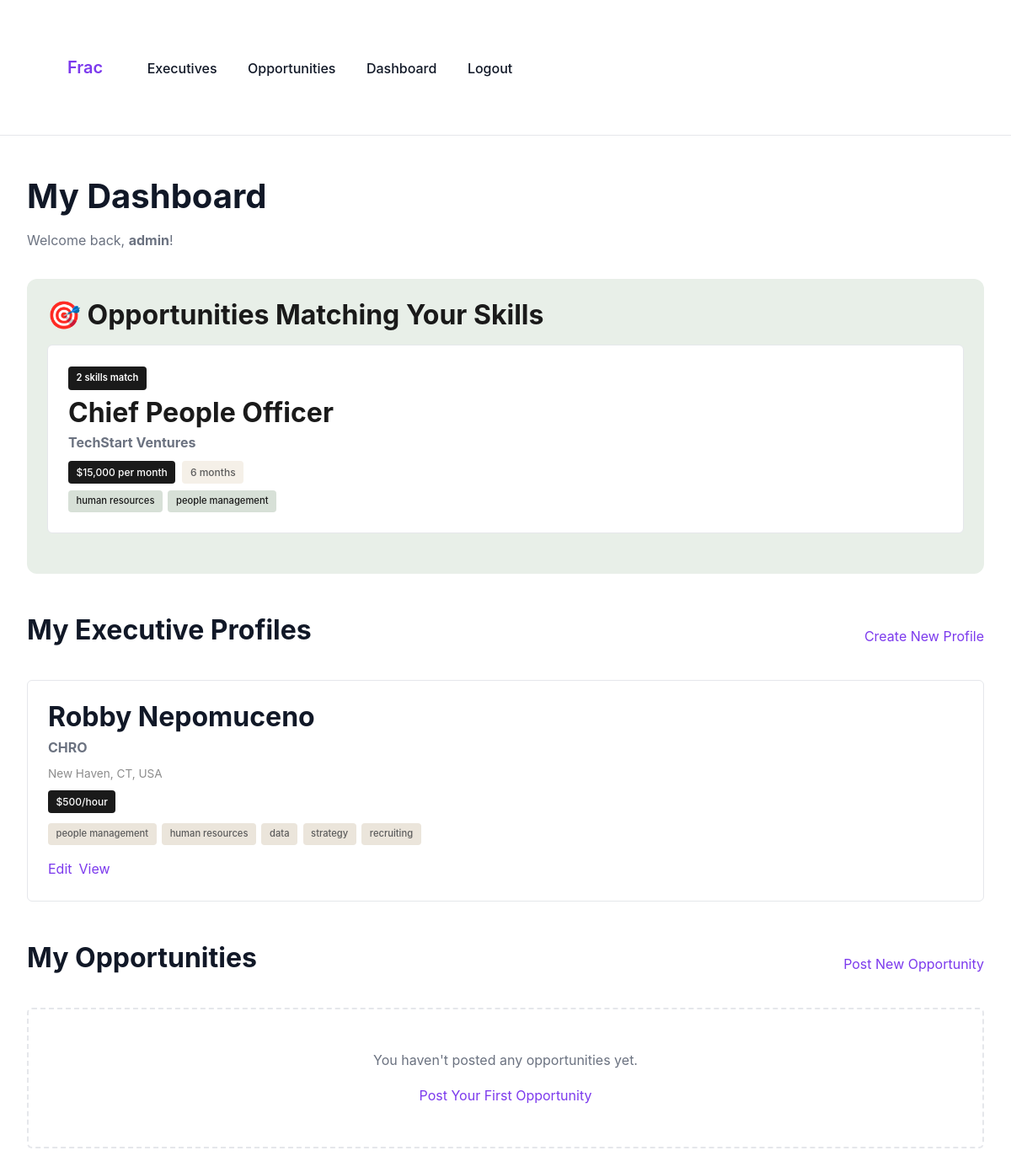
Screenshot of /dashboard/ (signed in) with the database file from the repository.
### classifieds/models.py (models this page shows, shortened)
class Opportunity(models.Model):
    BUDGET_PERIOD_CHOICES = [
        ('hour', 'per hour'),
        ('day', 'per day'),
        ('week', 'per week'),
        ('month', 'per month'),
    ]
    DURATION_PERIOD_CHOICES = [
        ('days', 'days'),
        ('weeks', 'weeks'),
        ('months', 'months'),
    ]
    title = models.CharField(max_length=160)
    company = models.CharField(max_length=160)
    description = models.TextField()
    budget_amount = models.PositiveIntegerField(
        null=True,
        blank=True,
        help_text="Budget amount in USD"
    )
    budget_period = models.CharField(
        max_length=20,
        choices=BUDGET_PERIOD_CHOICES,
        default='month',
        blank=True
    )
    duration_amount = models.PositiveIntegerField(
        null=True,
        blank=True,
        help_text="Expected duration"
    )
    duration_period = models.CharField(
        max_length=20,
        choices=DURATION_PERIOD_CHOICES,
        default='months',
        blank=True
    )
    contact_email = models.EmailField()
    created_at = models.DateTimeField(auto_now_add=True)
    is_active = models.BooleanField(default=True)
    owner = models.ForeignKey(
        settings.AUTH_USER_MODEL,
        null=True,
        blank=True,
        on_delete=models.SET_NULL,
        related_name="opportunities"
    )
    required_skills_tags = models.CharField(
        max_length=500,
        blank=True,
        help_text="Comma-separated required skills (e.g., finance, strategy, fundraising)"
    )
    class Meta:
        verbose_name_plural = "Opportunities"
    @property
    def budget_display(self):
        if self.budget_amount:
            period_display = dict(self.BUDGET_PERIOD_CHOICES).get(self.budget_period, self.budget_period)
            return f"${self.budget_amount:,} {period_display}"
        return None
    @property
    def duration_display(self):
        if self.duration_amount:
            return f"{self.duration_amount} {self.duration_period}"
        return None

class ExecutiveProfile(models.Model):
    name = models.CharField(max_length=120)
    title = models.CharField(max_length=160)
    bio = models.TextField(blank=True)
    location = models.CharField(
        max_length=100,
        blank=True,
        help_text="City, State/Region (e.g., San Francisco, CA)"
    )
    hourly_rate = models.PositiveIntegerField(
        null=True,
        blank=True,
        help_text="Your hourly rate in USD"
    )
    email = models.EmailField()
    created_at = models.DateTimeField(auto_now_add=True)
    owner = models.ForeignKey(
        settings.AUTH_USER_MODEL,
        on_delete=models.CASCADE,
        related_name="executive_profiles",
        null=True,
        blank=True
    )
    skills_tags = models.CharField(
        max_length=500,
        blank=True,
        help_text="Comma-separated skills (e.g., finance, strategy, fundraising)"
    )
    def get_tags_list(self):
        if not self.skills_tags:
            return []
        return [tag.strip().lower() for tag in self.skills_tags.split(",") if tag.strip()]
    @property
    def rate_display(self):
        if self.hourly_rate:
            return f"${self.hourly_rate}/hour"
        return None

### classifieds/views.py (the view)
# urls.py: path("dashboard/", views.dashboard, name="dashboard"),
@login_required
def dashboard(request):
    my_profiles = ExecutiveProfile.objects.filter(owner=request.user)
    my_opportunities = Opportunity.objects.filter(owner=request.user)
    all_opportunities = Opportunity.objects.filter(is_active=True)
    all_executives = ExecutiveProfile.objects.all()
    matches = get_dashboard_matches(request.user, all_opportunities, all_executives)
    return render(request, "classifieds/dashboard.html", {
        "my_profiles": my_profiles,
        "my_opportunities": my_opportunities,
        "suggested_opportunities": matches['suggested_opportunities'][:5],
        "suggested_executives": matches['suggested_executives'][:5],
        "user_has_profile": matches['user_has_profile'],
        "user_has_opportunities": matches['user_has_opportunities'],
    })

### classifieds/templates/classifieds/dashboard.html (shortened to what this page needs)
{% load static %}
<!DOCTYPE html>
<html>
<head>
    <link rel="stylesheet" href="{% static 'frac-app.css' %}?v=4">
</head>
<body>
    <nav>
        <div class="container">
            <a href="{% url 'home' %}" style="font-weight: 600; margin-right: 1rem;">Frac</a>
            <a href="{% url 'exec_list' %}">Executives</a>
            <a href="{% url 'opportunity_list' %}">Opportunities</a>
            <a href="{% url 'dashboard' %}">Dashboard</a>
            <a href="{% url 'logout' %}">Logout</a>
        </div>
    </nav>
    <div class="container">
        <h1>My Dashboard</h1>
        <p>Welcome back, <strong>{{ user.username }}</strong>!</p>
        {% if suggested_opportunities %}
            <div class="suggestions-section">
                <h2>🎯 Opportunities Matching Your Skills</h2>
                <div class="card-grid">
                    {% for item in suggested_opportunities %}
                        <div class="card card-clickable" onclick="window.location='{% url 'opportunity_detail' item.opportunity.pk %}'">
                            <div style="margin-bottom: 0.5rem;">
                                <span style="display: inline-block; background: #1a1a1a; color: white; font-size: 0.7rem; font-weight: 600; padding: 0.3rem 0.6rem; border-radius: 4px;">{{ item.match_info.match_count }} skills match</span>
                            </div>
                            <h2 style="margin: 0 0 0.25rem 0;">{{ item.opportunity.title }}</h2>
                            <p style="margin: 0 0 0.5rem 0;"><strong>{{ item.opportunity.company }}</strong></p>
                            {% if item.opportunity.budget_display or item.opportunity.duration_display %}
                                <div style="display: flex; flex-wrap: wrap; gap: 0.5rem; margin-top: 0.5rem;">
                                    {% if item.opportunity.budget_display %}
                                        <span style="display: inline-block; background: #1a1a1a; color: white; font-size: 0.75rem; font-weight: 500; padding: 0.25rem 0.6rem; border-radius: 4px;">{{ item.opportunity.budget_display }}</span>
                                    {% endif %}
                                    {% if item.opportunity.duration_display %}
                                        <span style="display: inline-block; background: #f5f0e8; color: #5c5c5c; font-size: 0.75rem; font-weight: 500; padding: 0.25rem 0.6rem; border-radius: 4px;">{{ item.opportunity.duration_display }}</span>
                                    {% endif %}
                                </div>
                            {% endif %}
                            <div style="display: flex; flex-wrap: wrap; gap: 0.4rem; margin-top: 0.5rem;">
                                {% for tag in item.match_info.matching_tags %}
                                    <span style="display: inline-block; background: rgba(122, 154, 122, 0.3); color: #1a1a1a; font-size: 0.7rem; font-weight: 500; padding: 0.25rem 0.6rem; border-radius: 4px; text-transform: lowercase;">{{ tag }}</span>
                                {% endfor %}
                            </div>
                        </div>
                    {% endfor %}
                </div>
            </div>
        {% endif %}
        <div style="margin-top: 3rem;">
            <div style="display: flex; justify-content: space-between; align-items: center; margin-bottom: 1.5rem;">
                <h2>My Executive Profiles</h2>
                <a href="{% url 'create_profile' %}" class="btn">Create New Profile</a>
            </div>
            {% if my_profiles %}
                <div class="card-grid">
                    {% for profile in my_profiles %}
                        <div class="card">
                            <h2 style="margin: 0 0 0.25rem 0;">{{ profile.name }}</h2>
                            <p style="margin: 0 0 0.5rem 0;"><strong>{{ profile.title }}</strong></p>
                            {% if profile.location %}
                                <p style="font-size: 0.85rem; color: #8c8c8c; margin: 0 0 0.5rem 0;">{{ profile.location }}</p>
                            {% endif %}
                            {% if profile.rate_display %}
                                <div style="margin-top: 0.5rem;">
                                    <span style="display: inline-block; background: #1a1a1a; color: white; font-size: 0.75rem; font-weight: 500; padding: 0.25rem 0.6rem; border-radius: 4px;">{{ profile.rate_display }}</span>
                                </div>
                            {% endif %}
                            {% with tags=profile.get_tags_list %}
                                {% if tags %}
                                    <div style="display: flex; flex-wrap: wrap; gap: 0.4rem; margin-top: 0.75rem;">
                                        {% for tag in tags %}
                                            <span style="display: inline-block; background: #ebe5db; color: #5c5c5c; font-size: 0.7rem; font-weight: 500; padding: 0.25rem 0.6rem; border-radius: 4px; text-transform: lowercase;">{{ tag }}</span>
                                        {% endfor %}
                                    </div>
                                {% endif %}
                            {% endwith %}
                            <div style="margin-top: 1rem; display: flex; gap: 0.5rem; flex-wrap: wrap;">
                                <a href="{% url 'edit_profile' profile.pk %}" class="btn">Edit</a>
                                <a href="{% url 'exec_detail' profile.pk %}" class="btn btn-secondary">View</a>
                            </div>
                        </div>
                    {% endfor %}
                </div>
            {% else %}
                <div class="empty-state">
                    <p>You haven't created any executive profiles yet.</p>
                    <a href="{% url 'create_profile' %}" class="btn">Create Your First Profile</a>
                </div>
            {% endif %}
        </div>
        <div style="margin-top: 3rem;">
            <div style="display: flex; justify-content: space-between; align-items: center; margin-bottom: 1.5rem;">
                <h2>My Opportunities</h2>
                <a href="{% url 'post_opportunity' %}" class="btn">Post New Opportunity</a>
            </div>
            {% if my_opportunities %}
                <div class="card-grid">
                    {% for opportunity in my_opportunities %}
                        <div class="card">
                            <h2 style="margin: 0 0 0.25rem 0;">{{ opportunity.title }}</h2>
                            <p style="margin: 0 0 0.5rem 0;"><strong>{{ opportunity.company }}</strong></p>
                            {% if opportunity.budget_display or opportunity.duration_display %}
                                <div style="display: flex; flex-wrap: wrap; gap: 0.5rem; margin-top: 0.5rem;">
                                    {% if opportunity.budget_display %}
                                        <span style="display: inline-block; background: #1a1a1a; color: white; font-size: 0.75rem; font-weight: 500; padding: 0.25rem 0.6rem; border-radius: 4px;">{{ opportunity.budget_display }}</span>
                                    {% endif %}
                                    {% if opportunity.duration_display %}
                                        <span style="display: inline-block; background: #f5f0e8; color: #5c5c5c; font-size: 0.75rem; font-weight: 500; padding: 0.25rem 0.6rem; border-radius: 4px;">{{ opportunity.duration_display }}</span>
                                    {% endif %}
                                </div>
                            {% endif %}
                            {% with tags=opportunity.get_tags_list %}
                                {% if tags %}
                                    <div style="display: flex; flex-wrap: wrap; gap: 0.4rem; margin-top: 0.75rem;">
                                        {% for tag in tags %}
                                            <span style="display: inline-block; background: #ebe5db; color: #5c5c5c; font-size: 0.7rem; font-weight: 500; padding: 0.25rem 0.6rem; border-radius: 4px; text-transform: lowercase;">{{ tag }}</span>
                                        {% endfor %}
                                    </div>
                                {% endif %}
                            {% endwith %}
                            <div style="margin-top: 1rem; display: flex; gap: 0.5rem; flex-wrap: wrap;">
                                <a href="{% url 'edit_opportunity' opportunity.pk %}" class="btn">Edit</a>
                                <a href="{% url 'opportunity_detail' opportunity.pk %}" class="btn btn-secondary">View</a>
                            </div>
                        </div>
                    {% endfor %}
                </div>
            {% else %}
                <div class="empty-state">
                    <p>You haven't posted any opportunities yet.</p>
                    <a href="{% url 'post_opportunity' %}" class="btn">Post Your First Opportunity</a>
                </div>
            {% endif %}
        </div>
    </div>
</body>
</html>

### rows the page displays
Opportunity: match_info.match_count "2", opportunity "Chief People Officer", opportunity.company "TechStart Ventures", opportunity.budget_display "$15,000 per month", opportunity.duration_display "6 months", matching_tags "human resources" "people management"
ExecutiveProfile: name "Robby Nepomuceno", title "CHRO", location "New Haven, CT, USA", rate_display "$500/hour", tags "people management" "human resources" "data" "strategy" "recruiting"

### other values shown
{{ user.username }} "admin"
